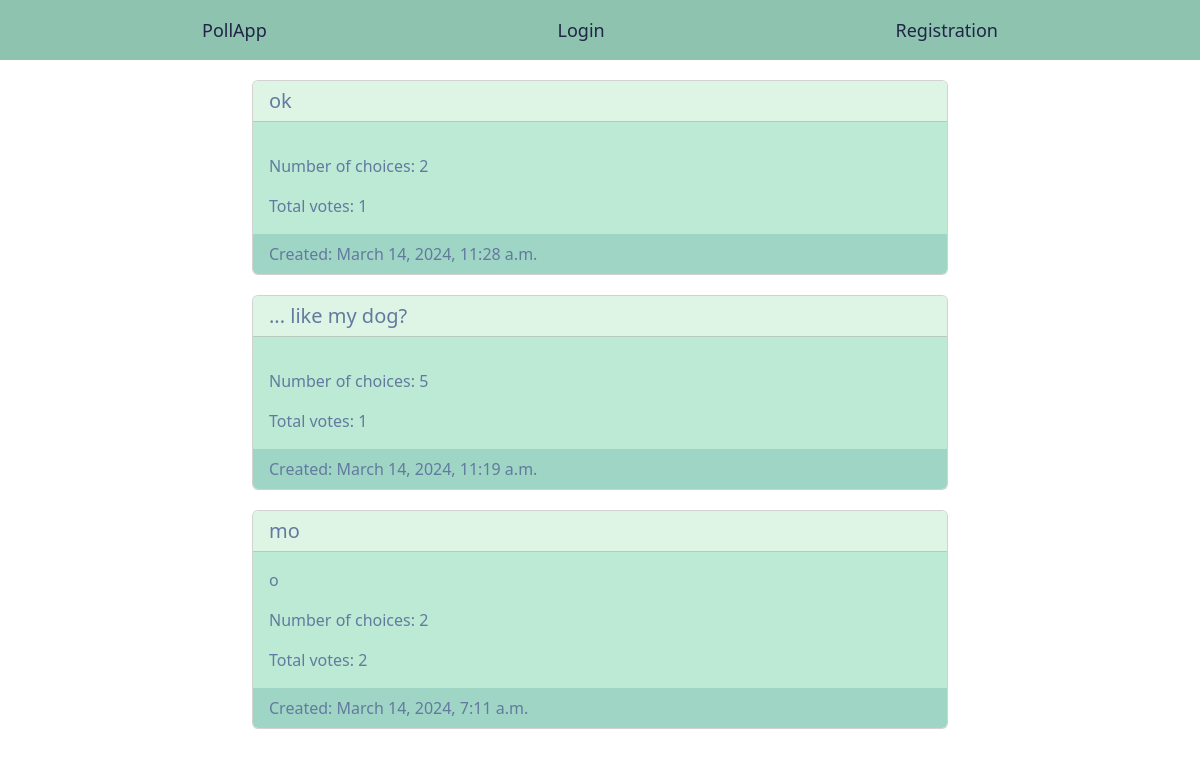
/poll/, run on an earlier commit of the app's database.
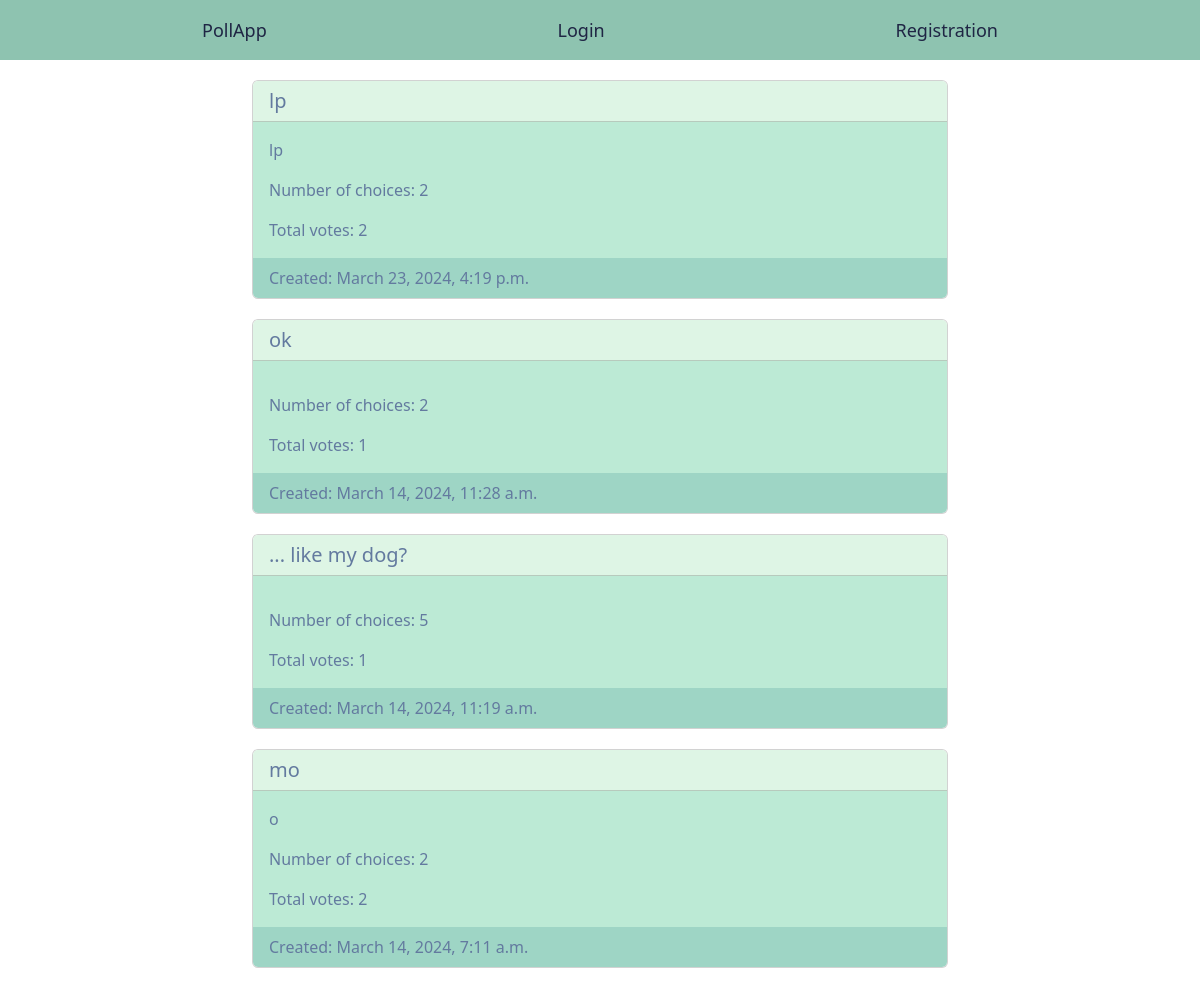
And on a later commit of the database.
### poll/models.py (models this page shows, shortened)
class Poll(models.Model):
    owner = models.ForeignKey(
        settings.AUTH_USER_MODEL, on_delete=models.CASCADE
    )
    votes = models.PositiveIntegerField(default=0)
    title = models.CharField(max_length=300, blank=False)
    description = models.TextField(blank=True)
    created = models.DateTimeField(auto_now_add=True)
    class Meta:
        ordering = ['-created']

### poll/views.py (the view)
# urls.py: path('', views.PollListView.as_view(), name='list'),
class PollListView(ListView):
    queryset = Poll.objects.annotate(
        num_choices=Count('choices')
    ).order_by('-created')
    template_name = 'polls/list.html'

### poll/templates/polls/list.html
{% extends "base.html" %}
{% block content %}
	{% for poll in object_list %}
		<a href="{% url 'poll:detail' poll.id %}" class="card-link">
			<div class="card">
			  <h5 class="card-header">{{ poll.title }}</h5>
			  <div class="card-body">
			    <p class="card-text">{{ poll.description|truncatechars:200 }}</p>
			    <p class="card-text">Number of choices: {{ poll.num_choices }}</p>
			    <p class="card-text">Total votes: {{ poll.votes }}</p>
			  </div>
			  <div class="card-footer text-muted">
	    		Created: {{ poll.created }}
	  		</div>
			</div>
		</a>
	{% endfor %}
{% endblock %}

What changed in the data, as far as the page shows it:
added Poll: title "lp", description "lp", num_choices "2", votes "2", created "March 23, 2024, 4:19 p.m."
